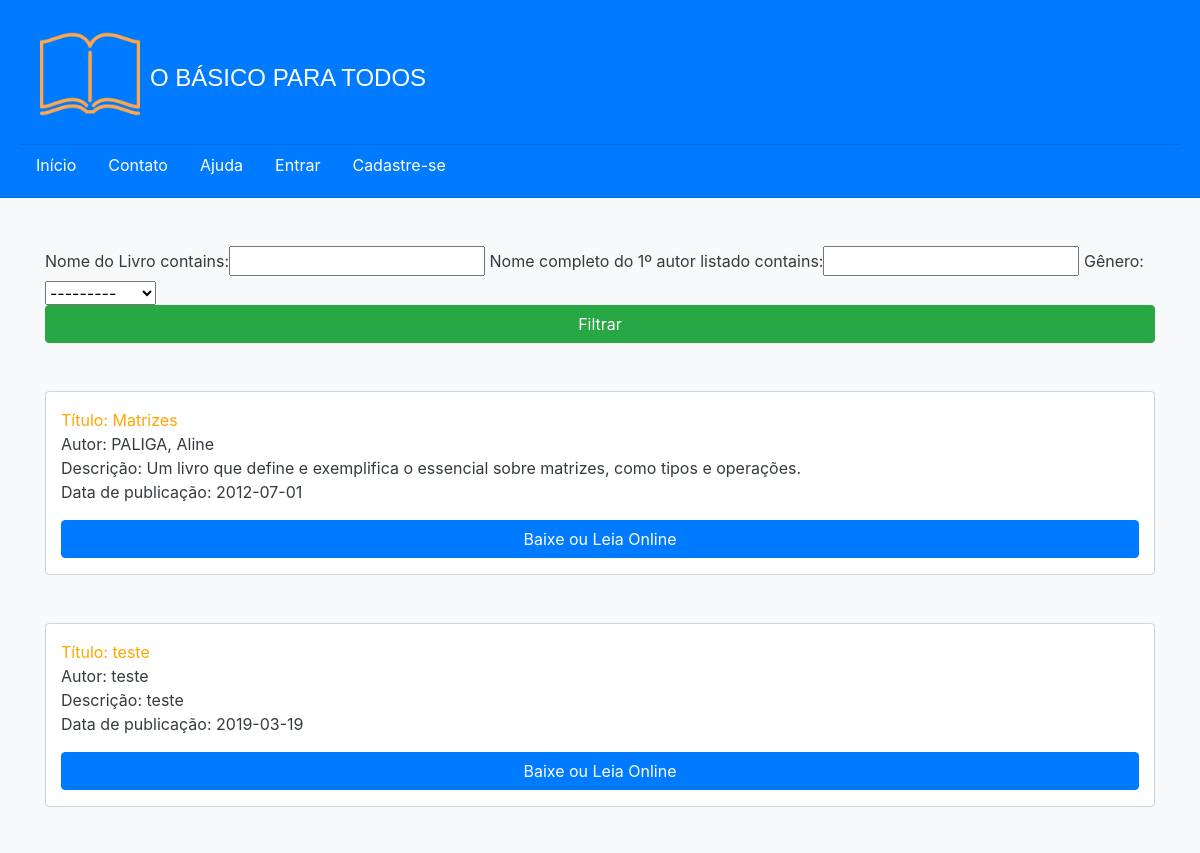
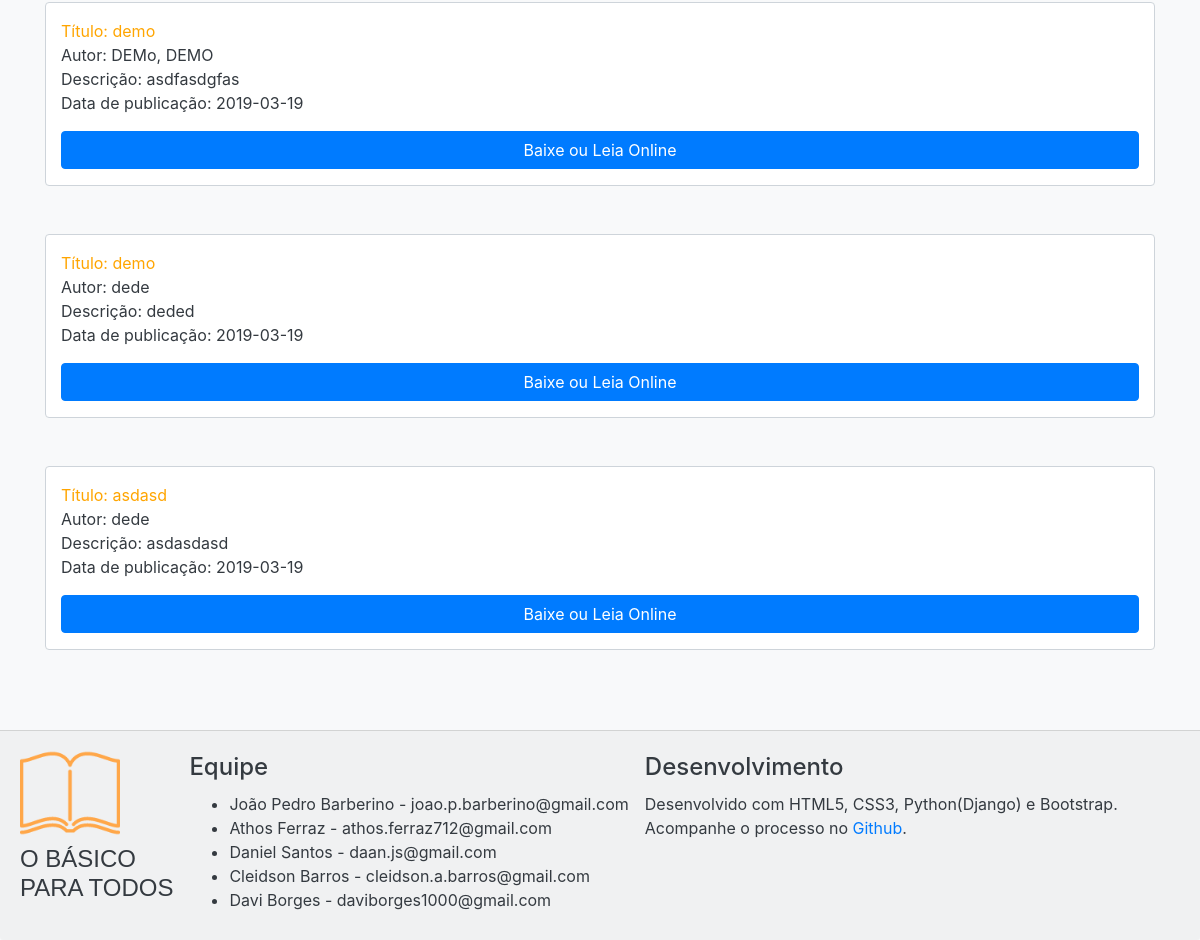
Page /consulta on the earlier database version (2 pictures, top to bottom).
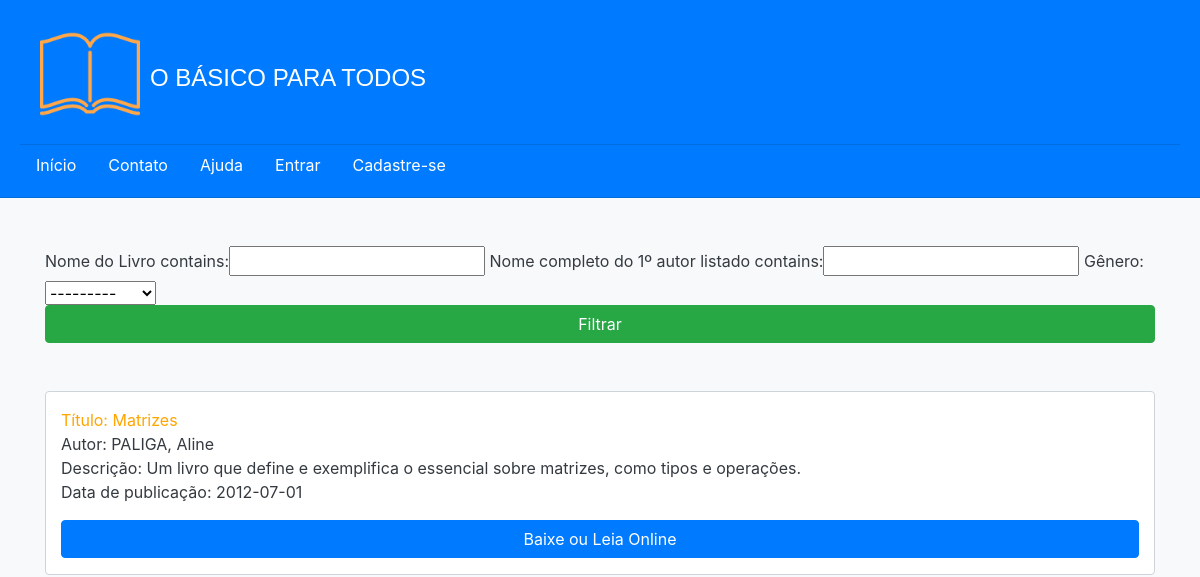
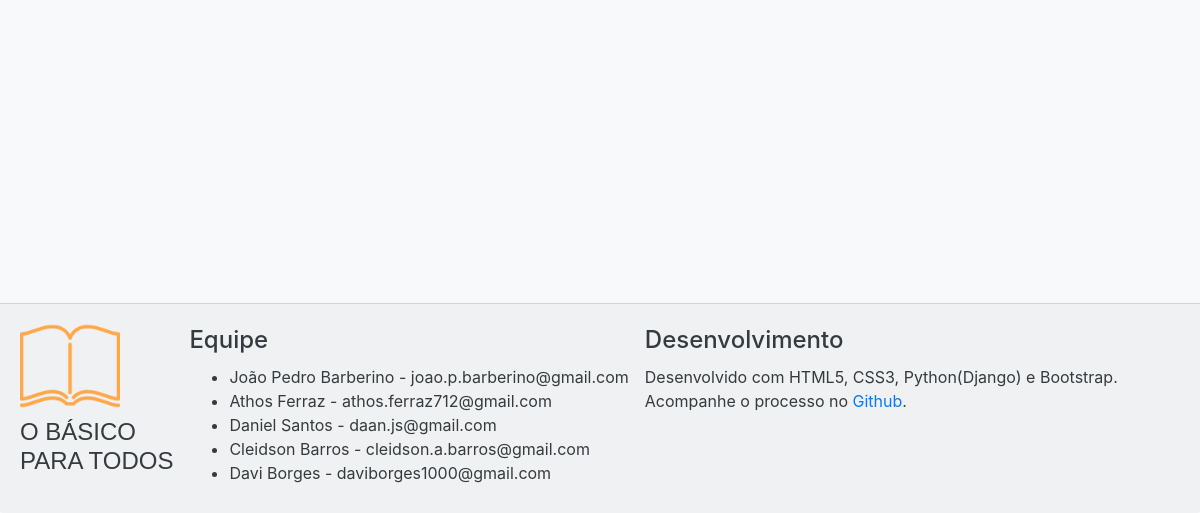
Same page on the later database version (2 pictures, top to bottom).
### app_principal/models.py (models this page shows, shortened)
class Livro(models.Model):
    genero_historia = 'ha'
    genero_matematica = 'ma'
    genero_portugues = 'ps'
    genero_geografia = 'ga'
    genero_fisica = 'fa'
    genero_biologia = 'ba'
    genero_quimica = 'qa'
    genero_informatica = 'ia'
    genero_ciencias = 'cs'
    genero_filosofia = 'fi' #primeira e penultima letra pra n bater com fisica
    genero_sociologia = 'sa'
    genero_artes = 'as'
    genero_ingles = 'is'
    genero_espanhol = 'el'
    genero_opcoes = [
        (genero_artes, 'Artes'),
        (genero_biologia, 'Biologia'),
        (genero_ciencias, 'Ciências'),
        (genero_espanhol, 'Espanhol'),
        (genero_filosofia, 'Filosofia'),
        (genero_fisica, 'Física'),
        (genero_geografia, 'Geografia'),
        (genero_historia, 'História'),
        (genero_informatica, 'Informática'),
        (genero_ingles, 'Inglês'),
        (genero_matematica, 'Matemática'),
        (genero_portugues, 'Português'),
        (genero_quimica, 'Química'),
        (genero_sociologia, 'Sociologia'),
    ]
    nome = models.CharField(verbose_name = 'Nome do Livro', max_length=120)
    autor = models.CharField(verbose_name = 'Nome completo do 1º autor listado', max_length =120)
    genero = models.CharField(verbose_name = 'Gênero', max_length=2, choices = genero_opcoes)
    descricao = models.TextField(verbose_name = 'Insira uma breve descrição do livro')
    lancamento = models.IntegerField(verbose_name = 'Ano de Lançamento')
    arquivo = models.FileField(upload_to = '')

### app_principal/views.py (the view)
# urls.py: path('consulta', views.ExibirLivro.as_view()),
class ExibirLivro(ListView):
    model = Livro
    def get_context_data(self, **kwargs):
        context = super().get_context_data(**kwargs)
        context['filter'] = FiltroGenero(self.request.GET, queryset=self.get_queryset())
        return context

### templates/app_principal/livro_list.html
{% extends "base.html" %}
{% block content%}
{% load bootstrap %}
<div class="container">
    <form method="GET">
        {{ filter.form|bootstrap }}
        <button type="submit" class="btn btn-success" style="width: 100%;">Filtrar</button>
    </form>
    {% if filter.qs %}
    {% for item in filter.qs%}
    <div class="container card">
        <p style="margin-top: 1rem; color: orange;">Título: {{item.nome}}</p>
        <p>Autor: {{item.autor}}</p>
        <p style="max-width: 100%; text-align: justify;">Descrição: {{item.descricao}}</p>
        <p>Data de publicação: {{item.lancamento}}</p>
        <div>
            <a href="{{item.arquivo.url}}">
                <button class="btn btn-primary" style="width: 100%">Baixe ou Leia Online</button>
            </a>
        </div>
    </div>
    {% endfor %}
    {% else %}
    <p class="card-title">Não há nenhum livro com essas características no nosso site!</p>
    {% endif %}
</div>
{% endblock %}

### templates/base.html (shortened to what this page needs)
{% load static %}
<!DOCTYPE html>
<html lang="pt">
<head>
    <link rel="stylesheet" href="{% static 'css/bootstrap.css' %}">
</head>
<body>
    <div class="wrapper">
        <header class="card-header" style="margin-bottom: 0px;">
            <section class="card-header" style="display: flex;">
                <img class="figure-img" src="{% static 'images/logo.png' %}" alt="Logo do site" width="100px"
                    height="100px" style="margin-right: 10px">
                <div class="form-inline">
                    <h1 style="color: white; font-family:Impact, Haettenschweiler, 'Arial Narrow Bold', sans-serif;">O
                        BÁSICO PARA TODOS</h1>
                </div>
            </section>
            <div class="nav">
                <a class="nav-link" href="/">Início</a>
                <a class="nav-link" href="/contato">Contato</a>
                <a class="nav-link" href="/ajuda">Ajuda</a>
                {% if request.user.is_authenticated %}
                <strong>
                    <a class="nav-link" href="/admin">{% firstof user.get_short_name user.get_username %}</a>
                </strong>
                <a class="nav-link" href="/admin/password_change">Trocar Senha</a>
                <a class="nav-link" href="/admin/logout">Sair</a>
                {% else%}
                <a class="nav-link" href="/admin">Entrar</a>
                <a class="nav-link" href="/cadastro">Cadastre-se</a>
                {% endif %}
            </div>
        </header>
        {% block content %}
        {% endblock %}
    </div>
    <footer class="card-footer" style="margin-top: 5rem; height: auto;">
        <section style="display: flex;">
            <div style="display: block;">
                <img class="figure-img" src="{% static 'images/logo.png' %}" alt="Logo do site" width="100px"
                    height="100px" style="margin-right: 10px;">
                <h1 style="color: --dark; font-family:Impact, Haettenschweiler, 'Arial Narrow Bold', sans-serif;">
                    O BÁSICO
                </h1>
                <h1 style="color: --dark; font-family:Impact, Haettenschweiler, 'Arial Narrow Bold', sans-serif; margin-top: 0.5rem; line-height: 1">
                    PARA TODOS
                </h1>
            </div>
            <div style="margin-left: 1rem;">
                <h1 class="card-title">Equipe</h1>
                <ul>
                    <li>João Pedro Barberino - joao.p.barberino@gmail.com</li>
                    <li>Athos Ferraz - athos.ferraz712@gmail.com</li>
                    <li>Daniel Santos - daan.js@gmail.com</li>
                    <li>Cleidson Barros - cleidson.a.barros@gmail.com</li>
                    <li>Davi Borges - daviborges1000@gmail.com</li>
                </ul>
            </div>
            <div style="margin-left: 1rem;">
                <h1 class="card-title">Desenvolvimento</h1>
                <p>Desenvolvido com HTML5, CSS3, Python(Django) e Bootstrap.</p>
                <p>Acompanhe o processo no <a
                        href="https://www.github.com/joaopbarberino/O-basico-para-todos">Github</a>.</p>
            </div>
        </section>
    </footer>
</body>
</html>

Differences in the rows shown:
removed Livro: nome "teste", autor "teste", descricao "teste", lancamento "2019-03-19"
removed Livro: nome "demo", autor "DEMo, DEMO", descricao "asdfasdgfas", lancamento "2019-03-19"
removed Livro: nome "demo", autor "dede", descricao "deded", lancamento "2019-03-19"
removed Livro: nome "asdasd", autor "dede", descricao "asdasdasd", lancamento "2019-03-19"
